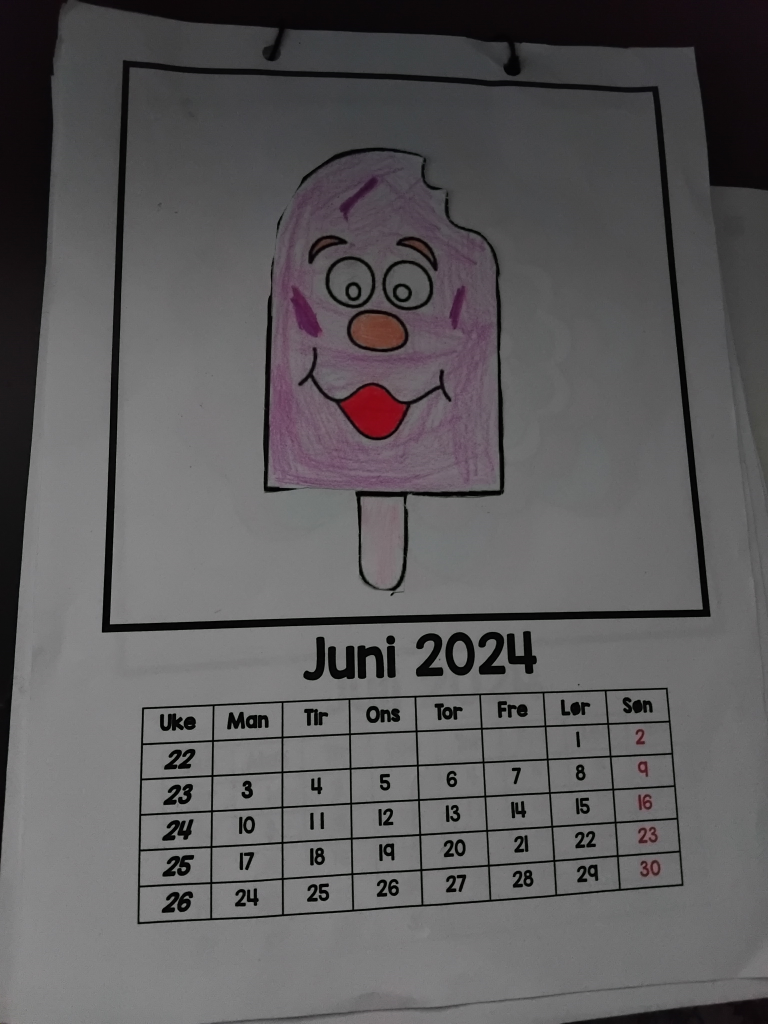
//> input picture DocumentScannerCode/Resources/testdocument.jpg, 3072 x 4096 px (shown at 1/4 size)
$ ./Main   (built with g++ and OpenCV 4)
//> lines starting //> are read from the running program, lines starting //| are printed output that depends on the picture; after the words box and inside, x2 and y2 are one past the last pixel; in counts of white or black regions, pixels touching at a corner belong together
#include <iostream>
#include <opencv2/imgcodecs.hpp>
#include <opencv2/highgui.hpp>
#include <opencv2/imgproc.hpp>
using namespace cv;

Mat imgOriginal, imgGray, imgCanny, imgBlur, imgThreshold, imgDilation, imgErode, imgWarp, imgCrop;
std::vector<Point> initialPoints, docPoints;

float w = 819, h = 614;

Mat PreProcessing(Mat img)
{
    cvtColor(img, imgGray, COLOR_BGR2GRAY);
    GaussianBlur(imgGray, imgBlur, Size(3, 3), 3, 0);
    Canny(imgBlur, imgCanny, 25, 75);
    Mat kernel = getStructuringElement(MORPH_RECT, Size(3, 3));
    dilate(imgCanny, imgDilation, kernel);
    return imgDilation;
}

std::vector<Point> GetContours(Mat img) {
    std::vector<std::vector<Point>> contours;
    std::vector<Vec4i> hierarchy;
    findContours(img, contours, hierarchy, RETR_EXTERNAL, CHAIN_APPROX_SIMPLE);
    std::vector<std::vector<Point>> conPoly(contours.size());
    std::vector<Rect> boundRect(contours.size());
    std::vector<Point> biggest;
    int maxArea = 0;
    for (int i = 0; i < contours.size(); i++)
    {
        int area = contourArea(contours[i]);
        if (area > 1000)
        {
            float peri = arcLength(contours[i], true);
            approxPolyDP(contours[i], conPoly[i], 0.02 * peri, true);
            if (area > maxArea && conPoly[i].size() == 4)
            {
                drawContours(imgOriginal, conPoly, i, Scalar(255, 0, 255), 5);
                maxArea = area;
                biggest = { conPoly[i][0], conPoly[i][1], conPoly[i][2], conPoly[i][3] };
            }
        }
    }
    return biggest;
}

void DrawPoints(std::vector<Point> points, Scalar color)
{
    for (int i = 0; i < points.size(); i++)
    {
        circle(imgOriginal, points[i], 10, color, FILLED);
        putText(imgOriginal, std::to_string(i), points[i], FONT_HERSHEY_PLAIN, 4, color, 4);
    }
}

std::vector<Point> Reorder(std::vector<Point> points) {
    std::vector<Point> newPoints;
    std::vector<int>sumPoints, subPoints;
    for (int i = 0; i < 4; i++)
    {
        sumPoints.push_back(points[i].x + points[i].y);
        subPoints.push_back(points[i].x - points[i].y);
    }
    newPoints.push_back(points[min_element(sumPoints.begin(), sumPoints.end()) - sumPoints.begin()]); // Index 0
    newPoints.push_back(points[max_element(subPoints.begin(), subPoints.end()) - subPoints.begin()]); //
    newPoints.push_back(points[min_element(subPoints.begin(), subPoints.end()) - subPoints.begin()]);
    newPoints.push_back(points[max_element(sumPoints.begin(), sumPoints.end()) - sumPoints.begin()]); // Index 4
    return newPoints;
}

Mat GetWarp(Mat img, std::vector<Point> points, float w, float h)
{
    Point2f src[4] = { points[0], points[1], points[2], points[3]};
    Point2f dst[4] = { {0.0f,0.0f},{w,0.0f},{0.0f,h},{w,h} };
    Mat matrix = getPerspectiveTransform(src, dst);
    warpPerspective(img, imgWarp, matrix, Point(w, h));
    return imgWarp;
}

int main() {
    std::string path = "Resources/testdocument.jpg";
    imgOriginal = imread(path);
//> imgOriginal is the input picture: 4096 rows x 3072 cols, CV_8UC3; mean B, G, R 92, 90.8, 92.7
    if (imgOriginal.empty()) {
        std::cerr << "Could not read the image: " << path << std::endl;
        return 1;
    }
    resize(imgOriginal, imgOriginal, Size(), 0.2, 0.2);
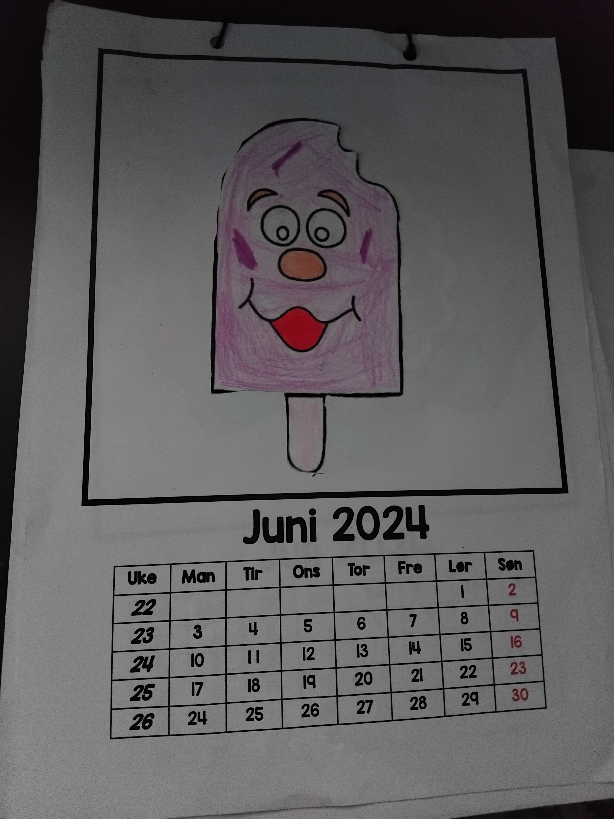
//> imgOriginal: 819 rows x 614 cols, CV_8UC3; mean B, G, R 92, 90.8, 92.7
    std::cout << "Width: " << imgOriginal.cols << " Height: " << imgOriginal.rows<<std::endl;
//| Width: 614 Height: 819

    // Preprocessing
    imgThreshold = PreProcessing(imgOriginal);
//> in PreProcessing, `Canny(imgBlur, imgCanny, 25, 75);`:
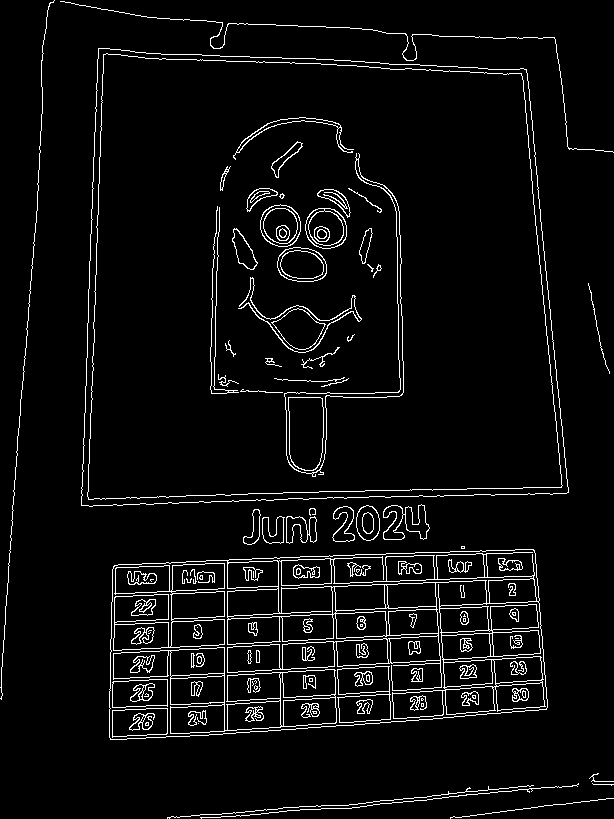
//> imgCanny: 819 rows x 614 cols, CV_8UC1; 4.9% white in thin lines or dots
//> in PreProcessing, `dilate(imgCanny, imgDilation, kernel);`:
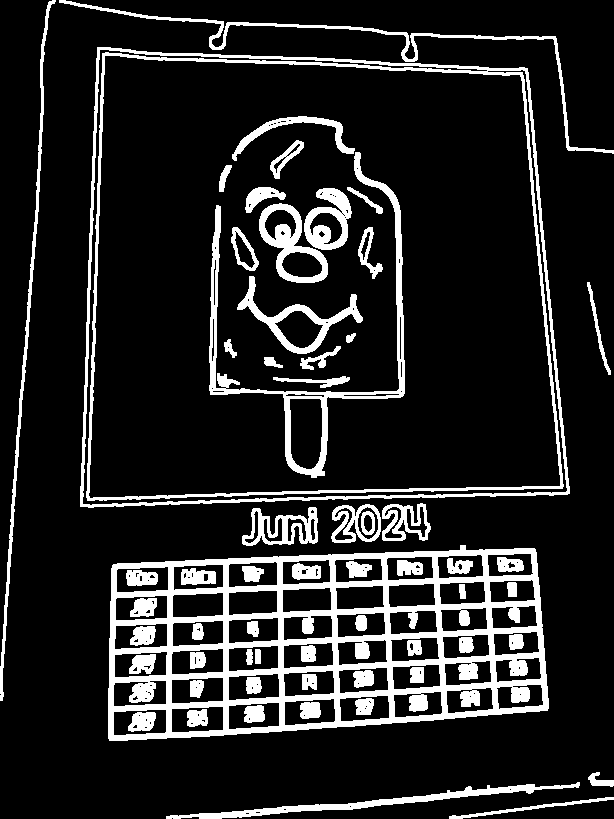
//> imgDilation: 819 rows x 614 cols, CV_8UC1; 14.7% white; 61 white regions
    // Get Contours
    initialPoints = GetContours(imgThreshold);
//> in GetContours, `findContours(img, contours, hierarchy, RETR_EXTERNAL, CHAIN_APPROX_SIM..`: contours = 11 contours; largest, box (x1, y1, x2, y2) and area: (80, 47, 570, 508) 202808, (108, 545, 549, 741) 74310, (166, 782, 580, 819) 2024, (59, 0, 614, 154) 1770, (242, 507, 318, 546) 1753
//> in GetContours, `std::vector<std::vector<Point>> conPoly(contours.size());`: conPoly = 11 empty contours
//> the loop in GetContours, `for (int i = 0; i < contours.size(); i++)` made 11 passes
//> (area, peri, maxArea, biggest) on pass 9: (202807, 1854.8, 202807, 4 Points (x, y): [97, 47], [80, 506], [569, 493], [527, 68])
//> (area, peri, maxArea) on pass 4: (74310, 1236.9, 74310)
//> after the loop in GetContours, `for (int i = 0; i < contours.size(); i++)`:
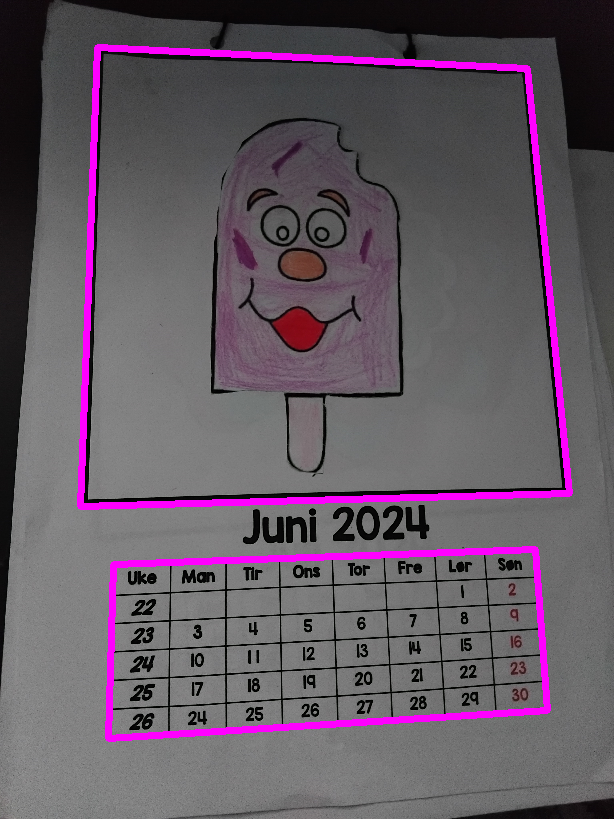
//> imgOriginal: 819 rows x 614 cols, CV_8UC3; 4.16% of pixels changed, all inside (x1, y1, x2, y2) = (77, 44, 573, 742)
//> after the loop in GetContours, `for (int i = 0; i < contours.size(); i++)`: conPoly = 11 entries, 8 filled: 8 contours, 2 with area under 20; largest, box (x1, y1, x2, y2) and area: (80, 47, 570, 507) 203049, (108, 549, 548, 739) 72184, (242, 508, 317, 545) 1538, (59, 0, 614, 154) 1230, (332, 504, 381, 542) 1170, (382, 504, 428, 540) 1092; maxArea = 202807
//> initialPoints = 4 Points (x, y): [97, 47], [80, 506], [569, 493], [527, 68]
    //DrawPoints(initialPoints, Scalar(0, 0, 255));
    docPoints = Reorder(initialPoints);
//> in Reorder, `newPoints.push_back(points[min_element(sumPoints.begin(), sumPoints.en..`: newPoints = 1 Point (x, y): [97, 47]
//> in Reorder, `newPoints.push_back(points[max_element(subPoints.begin(), subPoints.en..`: newPoints = 2 Points (x, y): [97, 47], [527, 68]
//> in Reorder, `newPoints.push_back(points[min_element(subPoints.begin(), subPoints.en..`: newPoints = 3 Points (x, y): [97, 47], [527, 68], [80, 506]
//> in Reorder, `newPoints.push_back(points[max_element(sumPoints.begin(), sumPoints.en..`: newPoints = 4 Points (x, y): [97, 47], [527, 68], [80, 506], [569, 493]
//> docPoints has the same summary as newPoints in Reorder
    //DrawPoints(docPoints, Scalar(0, 255, 0));

    // Warping Original Image: Make it Straight:

    imgWarp = GetWarp(imgOriginal, docPoints, w, h);
//> in GetWarp, `Point2f src[4] = { points[0], points[1], points[2], points[3]};`: src has the same summary as newPoints in Reorder
//> in GetWarp, `Mat matrix = getPerspectiveTransform(src, dst);`: matrix = [[1.76, 0.0653, -174], [-0.0745, 1.53, -64.47], [-0.000179, 0.00031, 1]]
//> in GetWarp, `warpPerspective(img, imgWarp, matrix, Point(w, h));`:
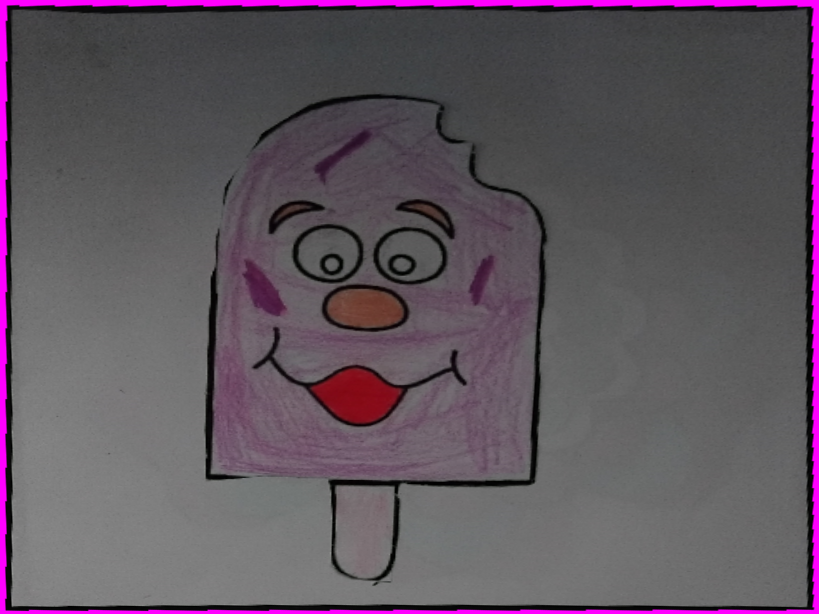
//> imgWarp: 614 rows x 819 cols, CV_8UC3; mean B, G, R 94.7, 84.2, 95.9

    //Crop Image
    Rect roi(5, 5, w - (5), h - ( 5));
//> roi = Rect(5, 5, 814, 609)
    imgCrop = imgWarp(roi);
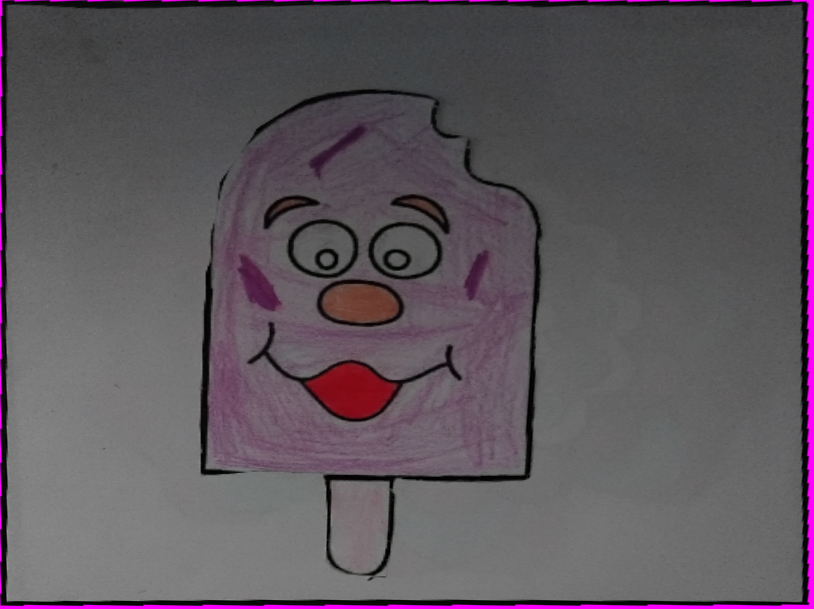
//> imgCrop: 609 rows x 814 cols, CV_8UC3; mean B, G, R 92.4, 85.4, 93.7
    imshow("Original Image", imgOriginal);
    imshow("Preprocessed Image", imgThreshold);
    imshow("Image Warp", imgWarp);
    imshow("Image Crop", imgCrop);
    waitKey(0);
    return 0;
}
